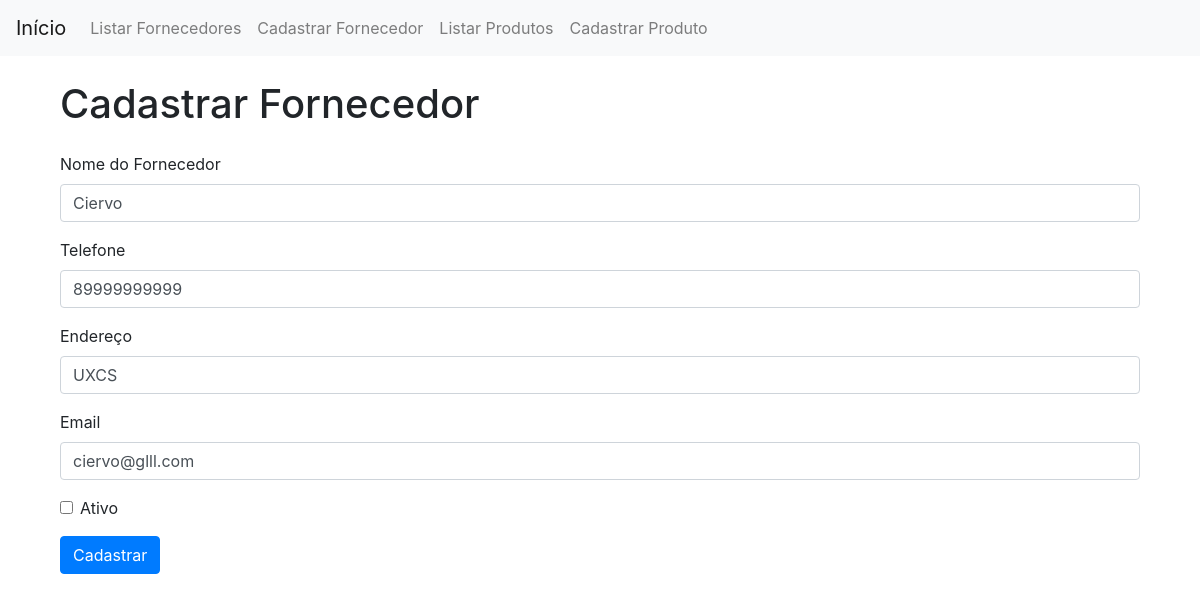
/fornecedor/fornecedores/editar/3, run on the app's committed database.
### models/fornecedor.py (models this page shows, shortened)
class Fornecedor(db.Model):
    __tablename__ = 'fornecedores'
    codigo = Column(Integer, primary_key=True, autoincrement=True)
    fornecedor = Column(String(100), nullable=False)
    telefone = Column(String(15), nullable=True)
    endereco = Column(String(200), nullable=True)
    situacao = Column(Boolean, default=True)
    email = Column(String(100), nullable=True)

### views/fornecedor_views.py (the view, shortened to what this page needs)
@fornecedor_blueprint.route('/fornecedores/editar/<int:codigo>', methods=['GET', 'POST'])
def editar_fornecedor(codigo):
    fornecedor = Fornecedor.query.get(codigo)
    if request.method == 'GET':
        return carregar_tela(codigo)

### views/fornecedor_views.py (called while the page is built)
def carregar_tela(codigo):
    fornecedor = Fornecedor.query.get(codigo)
    form_data = {
        'fornecedor': fornecedor.fornecedor,
        'telefone': fornecedor.telefone,
        'endereco': fornecedor.endereco,
        'situacao': fornecedor.situacao,
        'email': fornecedor.email
    }
    return render_template('fornecedor/cadastrar.html', form_data=form_data)

### templates/fornecedor/cadastrar.html
{% extends 'base.html' %}
{% block content %}
    <div class="container">
        <h1 class="my-4">Cadastrar Fornecedor</h1>
        <form method="POST">
            <div class="form-group">
                <label for="fornecedor">Nome do Fornecedor</label>
                <input type="text" class="form-control" id="fornecedor" name="fornecedor" value="{{ form_data['fornecedor'] }}" required>
            </div>
            <div class="form-group">
                <label for="telefone">Telefone</label>
                <input type="text" class="form-control" id="telefone" name="telefone" value="{{ form_data['telefone'] }}" required>
            </div>
            <div class="form-group">
                <label for="endereco">Endereço</label>
                <input type="text" class="form-control" id="endereco" name="endereco" value="{{ form_data['endereco'] }}" required>
            </div>
            <div class="form-group">
                <label for="email">Email</label>
                <input type="email" class="form-control" id="email" name="email" value="{{ form_data['email'] }}" required>
            </div>
            <div class="form-group form-check">
                <input type="checkbox" class="form-check-input" id="situacao" name="situacao" value="{{ form_data['situacao'] }}">
                <label class="form-check-label" for="situacao">Ativo</label>
            </div>
            <button type="submit" class="btn btn-primary">Cadastrar</button>
        </form>
    </div>
{% endblock %}

### data on the page
Fornecedor: fornecedor "Ciervo", telefone "89999999999", endereco "UXCS", email "ciervo@glll.com"
